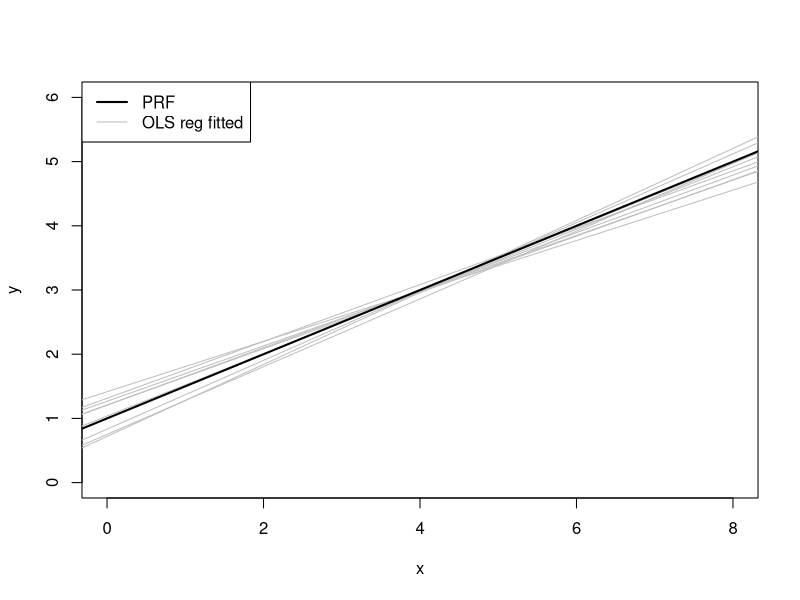

R code for this plot:
## ---- chunk 1
knitr::opts_chunk$set(echo = TRUE)
## ---- chunk 2
set.seed(1234567) #seedはテキトーにセット
## ---- chunk 3
n<-1000; r<-10000 #replicationsのr。
## ---- chunk 4
b0<-1; b1<-0.5; su<-2
## ---- chunk 5
b0hat <- numeric(r) #10000個の0で初期化
b1hat <- numeric(r)
## ---- chunk 6
x <- rnorm(n,4,1)
## ---- chunk 7
for(j in 1:r) {
  u <- rnorm(n,0,su) #uのセット(と当然yのセット)は毎回変えてその都度パラメータ推定し直し
  y <- b0 + b1*x + u
  
  bhat <- coefficients( lm(y~x) )
  b0hat[j] <- bhat["(Intercept)"] #一個ずつ順番に0と置き換えて記録していく。
  b1hat[j] <- bhat["x"]
}
## ---- chunk 8
mean(b0hat)
mean(b1hat)
## ---- chunk 9
var(b0hat)
var(b1hat)
## ---- chunk 10
plot( NULL, xlim=c(0,8), ylim=c(0,6), xlab="x", ylab="y")
for (j in 1:10) abline(b0hat[j],b1hat[j],col="gray") #最初の10本だけgrayのfittedを追加
abline(b0,b1,lwd=2) #PRFも追加
legend("topleft",c("PRF","OLS reg fitted"),
                           lwd=c(2,1),col=c("black","gray"))

